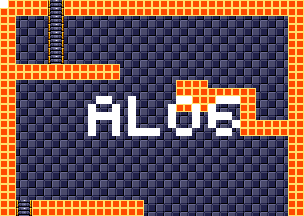

Rendered tile map (Tiled .tmx) drawn with the repository's tilesets; below, a short description and the map source with its tile grids summarised:
An orthogonal 38x27 tile map with 8x8 px tiles, 4 tile layers (background, foreground, room numbers, Objects), 15 tilesets.

<map version="1.5" tiledversion="1.7.1" orientation="orthogonal" renderorder="right-down" width="38" height="27" tilewidth="8" tileheight="8" infinite="0" nextlayerid="11" nextobjectid="1">
 <tileset firstgid="1" source="tilesheets/tsKarniMata.tsx" />
 <tileset firstgid="1025" source="tilesheets/tsVoodooWasp.tsx" />
 <tileset firstgid="2049" source="tilesheets/tsBurial.tsx" />
 <tileset firstgid="3073" source="tilesheets/tsBlueTemple.tsx" />
 <tileset firstgid="4097" source="tilesheets/tsGoddess.tsx" />
 <tileset firstgid="5121" source="tilesheets/tsKonark.tsx" />
 <tileset firstgid="6145" name="sEnemies" tilewidth="8" tileheight="8" tilecount="1024" columns="32">
  <image source="../grapx/tilesheets/sObjects.bmp" trans="ff94ff" width="256" height="256" />
 </tileset>
 <tileset firstgid="7169" source="tilesheets/tsIceTemple.tsx" />
 <tileset firstgid="8193" source="tilesheets/tsLavaArea.tsx" />
 <tileset firstgid="9217" source="tilesheets/tsBossArea.tsx" />
 <tileset firstgid="10241" source="tilesheets/tsPegu.tsx" />
 <tileset firstgid="11265" source="tilesheets/sTiwanakuTemple.tsx" />
 <tileset firstgid="12289" source="tilesheets/sIndraTemple.tsx" />
 <tileset firstgid="13313" source="tilesheets/sTeleport.tsx" />
 <tileset firstgid="14337" source="tilesheets/sObjects.tsx" />
 <layer id="2" name="background" width="38" height="27">
  <data>[1026 cells, 1026 non-empty, 2 distinct tile ids]</data>
 </layer>
 <layer id="1" name="foreground" width="38" height="27">
  <data>[1026 cells, 290 non-empty, 3 distinct tile ids]</data>
 </layer>
 <layer id="7" name="room numbers" width="38" height="27">
  <data>[1026 cells, 42 non-empty, 1 distinct tile ids]</data>
 </layer>
 <layer id="10" name="Objects" width="38" height="27">
  <data>[1026 cells, 0 non-empty, 0 distinct tile ids]</data>
 </layer>
</map>
